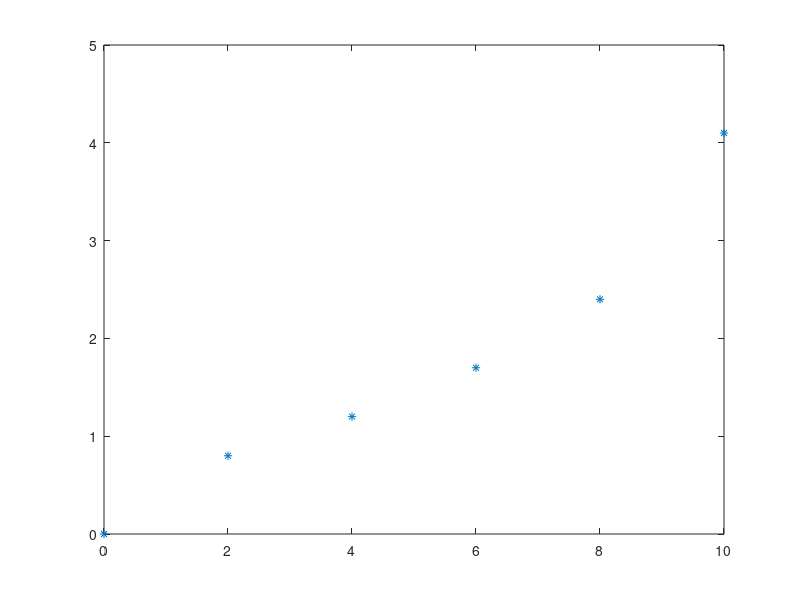

This figure's MATLAB source: (Note: this script raises an error after producing the figure.)
% Name:        Danielle Le 
% Course:      EECE.2070L- Basic Electrical Engineering Laboratory I 
% Lab #2:      Section 2- Plotting Ohm's Law using MATLAB
% Description: Using the data (measured values) of Table 1, plot I (DMM) versus VR (VOM) 
% The label the of the curve is R = 1 kΩ.

%Table 1 Datasets
a = [0, 2, 4, 6, 8, 10]; %Vr (VOM)-- Voltage going into circuit (x-axis)
b = [0, 0.8, 1.2, 1.7, 2.4, 4.1]; %I (DMM)-- Current DMM measurements

plot (a,b,'*'); 
hold on;

%First row  
yline(5.6); %given 
xline(12.5);

%Second row 
yline(1.2);%given 
xline(2.899);

%Third Row 
xline(8.3);%given 
yline(4.432);

xlabel('Vr, VOM'); 
ylabel ('I, DMM- Measured');
legend ('R = 1kOhm');
grid on;
title ('Danielle Le - EECE.2070 Lab #2 Plot 1', 'FontSize', 12)
